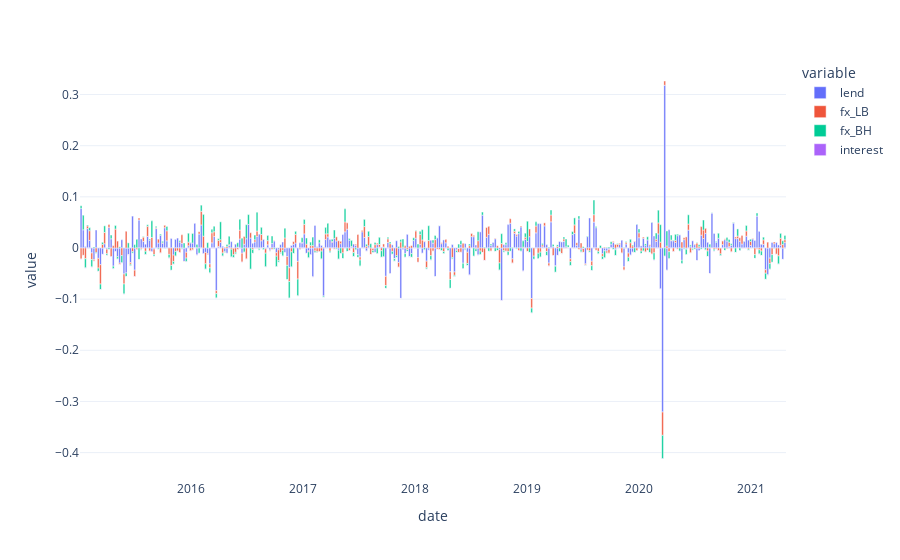

This figure's notebook cell:
### Code cell
(df_profit[["lend", "fx_LB", "fx_BH", "interest"]] / K_H0).plot(kind="bar", barmode="relative")

### Figure 1 — Plotly figure (JSON) as saved in the notebook; plotly's stock layout.template omitted (floating-point values rounded to 4 significant figures; data arrays with more than 128 entries replaced by an {"elided": "..."} marker saying what was removed)
{"data": [{"alignmentgroup": "True", "hovertemplate": "variable=lend<br>date=%{x}<br>value=%{y}<extra></extra>", "legendgroup": "lend", "marker": {"color": "#636efa"}, "name": "lend", "offsetgroup": "lend", "orientation": "v", "showlegend": true, "textposition": "auto", "type": "bar", "x": {"elided": "329 str values"}, "xaxis": "x", "y": {"elided": "329 float values"}, "yaxis": "y"}, {"alignmentgroup": "True", "hovertemplate": "variable=fx_LB<br>date=%{x}<br>value=%{y}<extra></extra>", "legendgroup": "fx_LB", "marker": {"color": "#EF553B"}, "name": "fx_LB", "offsetgroup": "fx_LB", "orientation": "v", "showlegend": true, "textposition": "auto", "type": "bar", "x": {"elided": "329 str values"}, "xaxis": "x", "y": {"elided": "329 float values"}, "yaxis": "y"}, {"alignmentgroup": "True", "hovertemplate": "variable=fx_BH<br>date=%{x}<br>value=%{y}<extra></extra>", "legendgroup": "fx_BH", "marker": {"color": "#00cc96"}, "name": "fx_BH", "offsetgroup": "fx_BH", "orientation": "v", "showlegend": true, "textposition": "auto", "type": "bar", "x": {"elided": "329 str values"}, "xaxis": "x", "y": {"elided": "329 float values"}, "yaxis": "y"}, {"alignmentgroup": "True", "hovertemplate": "variable=interest<br>date=%{x}<br>value=%{y}<extra></extra>", "legendgroup": "interest", "marker": {"color": "#ab63fa"}, "name": "interest", "offsetgroup": "interest", "orientation": "v", "showlegend": true, "textposition": "auto", "type": "bar", "x": {"elided": "329 str values"}, "xaxis": "x", "y": {"elided": "329 float values"}, "yaxis": "y"}], "layout": {"barmode": "relative", "legend": {"title": {"text": "variable"}, "tracegroupgap": 0}, "margin": {"t": 60}, "xaxis": {"anchor": "y", "domain": [0, 1], "title": {"text": "date"}}, "yaxis": {"anchor": "x", "domain": [0, 1], "title": {"text": "value"}}}}
